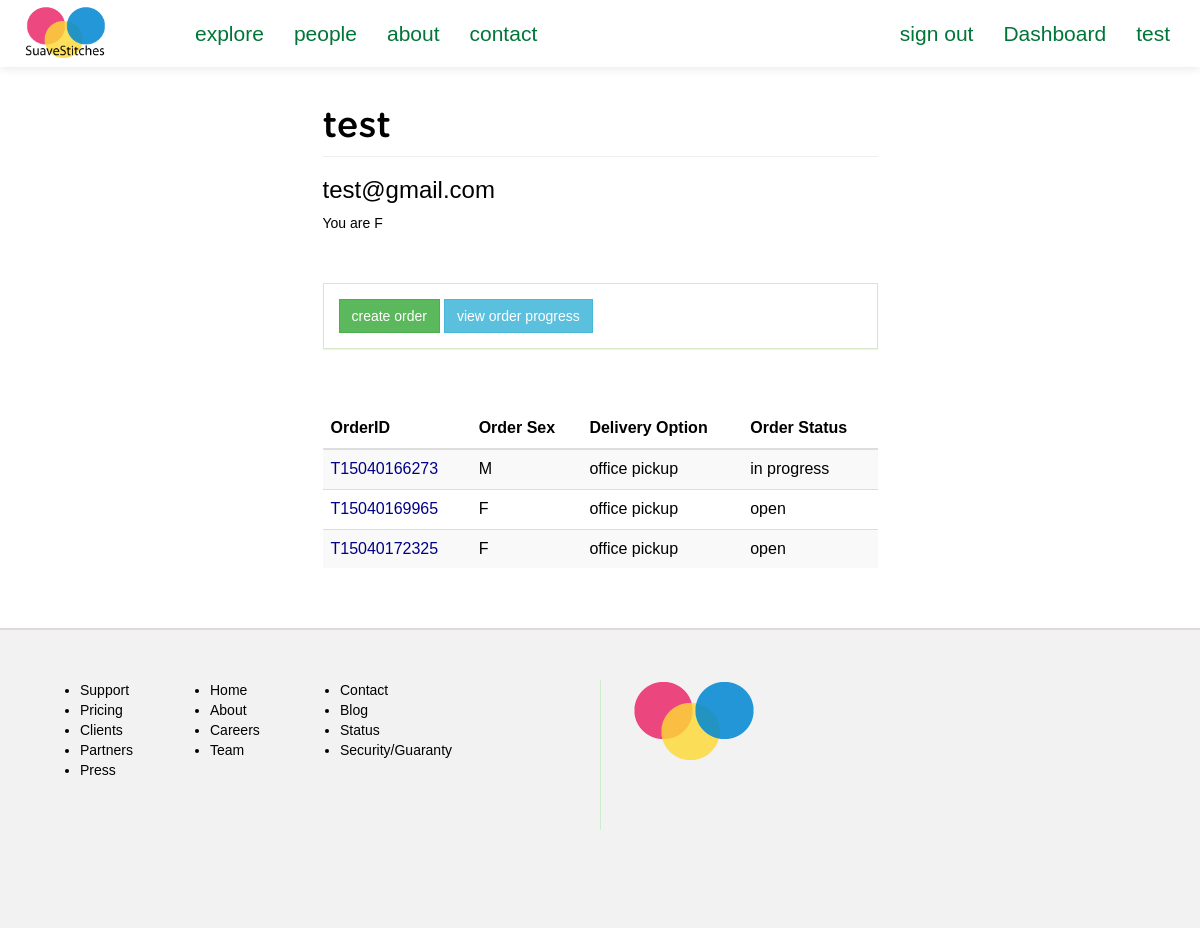
The page /suave/dashboard/ (signed in) on the database its author committed.
### suave/models.py (models this page shows, shortened)
class Client(models.Model):
	FEMALE = 'F'
	MALE = 'M'
	SEX_CHOICE = (
		(FEMALE, 'F'),
		(MALE, 'M'),
	)
	user = models.OneToOneField(User)
	address = models.CharField(max_length=200, null=True)
	preference = models.CharField(max_length=40)
	sex = models.CharField(max_length=2, choices=SEX_CHOICE, default=" ")

class Order(models.Model):
	client = models.ForeignKey(Client, null=True)
	sizetable = models.ForeignKey(SizeTable, null=True)
	tailor = models.ForeignKey(Tailor, null=True)
	fabric = models.CharField(max_length=50, null=True)
	main_order_id = models.CharField(max_length=15, null=True)
	details = models.CharField(max_length=250, null=True) #*
	delivery_option = models.CharField(max_length=100, null=True)
	service_option = models.CharField(max_length=100, null=True)
	sex = models.CharField(max_length=2, default=' ')
	status = models.CharField(max_length=20, default='OPEN') #*
	cost = models.IntegerField(default=0000) # final cost of order
	date = models.DateField(auto_now_add=True)

### suave/views.py (the view)
@login_required
def clientDashboard(request):
	context = {}
	context['title'] = 'SuaveStitches Nigeria'
	client = Client.objects.get(user=request.user)
	if request.session['new_user_check'] == 1:
		context['new_user_check'] = True
		request.session['new_user_check'] = 2
	context['orders'] = Order.objects.filter(client=client)
	return render(request, 'i/client/dashboard.html', context)

### suave/templates/i/client/dashboard.html (shortened to what this page needs)
{% extends "i/layout/base.html" %}
{% block main_section %}
	<div class="col-lg-6 col-lg-offset-3">
		<h1 class="page-header">{{ user.username }}</h1>
		<h3>{{ user.email }}</h3>
		<p>You are {{ user.client.sex }}</p>
		<br><br>
		<div class="dashboard-button-panel panel panel-body panel-success">
			<a href="{% url 'suave:createOrder' %}" class="btn btn-success">create order</a>
			<a href="" class="btn btn-info">view order progress</a>
		</div>
		<br><br>
		{% if orders %}
			<table class="table table-striped table-hover">
				<thead>
					<tr>
						<th>OrderID</th>
						<th>Order Sex</th>
						<th>Delivery Option</th>
						<th>Order Status</th>
					</tr>
				</thead>
				<tbody>
					{% for order in orders %}
					<tr>
						<td style="color:#008"><span>{{ order.main_order_id }}</span></td>
						<td>{{ order.sex }}</td>
						<td>{{ order.delivery_option|lower }}</td>
						<td>{{ order.status|lower }}</td>
					</tr>
					{% endfor %}
				</tbody>
			</table>
		{% endif %}
		<br><br>
	</div>
{% endblock %}

### suave/templates/i/layout/base.html (shortened to what this page needs)
<html>
	<head>
		{% load staticfiles %}
		<link rel="stylesheet" type="text/css" href="{% static 'css/style.css' %}">
		<link rel="stylesheet" type="text/css" href="{% static 'fonts/font-awesome/css/font-awesome.min.css' %}">
	</head>
	{% if tailorPage %}
	<body class="tailorPage-color">
	{% else %}
	<body>
	{% endif %}
	{% if tailorPage %}
		<nav class="navbar navbar-default" role="navigation" style="background:#B2EBF2">
	{% else %}
		<nav class="navbar navbar-default" role="navigation">
	{% endif %}
			<div class="container">
				<div class="row">
					<div class="navbar-header">
						<div id="header">
							<a class="navbar-brand" href="/suave">
								<img src="{% static 'img/my_logo_1.png' %}">
							</a>
						</div>
					</div>
					<div class="collapse navbar-collapse navbar-ex1-collapse">
						<ul class="nav navbar-nav navbar-left">
							<li class=""><a href style="background:#">explore</a></li>
							<li class=""><a href="{% url 'suave:tailorHome' %}">people</a></li>
							<li class=""><a >about</a></li>
							<li class=""><a >contact</a></li>
						</ul>
						<ul class="nav navbar-nav navbar-right">
							{% if user.is_authenticated %}
							<li><a href="{% url 'suave:signout' %}" class="">sign out</a></li>
								{% if user.tailor.rate %}
									<li><a href="{% url 'suave:tailorDashboard' %}" class="">Dashboard</a></li>
								{% else %}
									<li><a href="{% url 'suave:clientDashboard' %}" class="">Dashboard</a></li>
								{% endif %}
							<li><a class="">{{user}}</a></li>
							{% else %}
							<li><a role="button" class="" data-toggle="modal" data-target=".bs-example-modal-sm">sign in</a></li>
							{% endif %}
						</ul>
					</div>
				</div>
			</div>
		</nav>
		<div class="container">
			<div class="row">
					{% block main_section %}
					{% endblock %}
			</div>
		</div>
		<div class="footer">
			<div class="col-lg-6 footer-left">
				<ul class="col-sm-3">
					<li>Support</li>
					<li>Pricing</li>
					<li>Clients</li>
					<li>Partners</li>
					<li>Press</li>
				</ul>
				<ul class="col-sm-3">
					<li>Home</li>
					<li>About</li>
					<li>Careers</li>
					<li>Team</li>
				</ul>
				<ul class="col-sm-3">
					<li>Contact</li>
					<li>Blog</li>
					<li>Status</li>
					<li>Security/Guaranty</li>
				</ul>
			</div>
			<div class="col-lg-6 footer-right">
				<img src="{% static 'img/my_logo.png' %}">
			</div>
		</div>
	</body>
</html>

### suave/static/css/style.css (style rules this page uses)
a { text-decoration: none; }
#header img { width: 65%; }
.navbar { background-repeat: no-repeat; border-bottom: 1px solid #178ACC; box-shadow: 0px 1px 10px rgba(0, 0, 0, 0.1); border-radius: 0px; margin-bottom: 0px; }
.navbar-default { background: #fff; border-color: #fff; }
.navbar-default .navbar-brand, .navbar-default .navbar-brand:hover, .navbar-default .navbar-brand:focus, .navbar-default .navbar-nav > li > a { color: #007538; font-size: 1.5em; }
.navbar-default .navbar-nav > li > a { line-height: 35px; }
.footer { min-height: 300px; background: #f2f2f2; padding: 50px; border-top: 2px #e0dada solid; }
.footer-right { height: 150px; border-left: 1px #cec solid; }
#header { margin: -10px auto auto auto; }
*:not(span) { -webkit-border-radius: 0 !important; -moz-border-radius: 0 !important; -ms-border-radius: 0 !important; border-radius: 0 !important; }
.page-header { font-family: 'GothamRoundedMedium'; }
body { color: #000; font-family: weblysleek, arial; }

### rows shown on the page
Order: main_order_id "T15040166273", sex "M", delivery_option "office pickup", status "in progress"
Order: main_order_id "T15040169965", sex "F", delivery_option "office pickup", status "open"
Order: main_order_id "T15040172325", sex "F", delivery_option "office pickup", status "open"

### other values the page prints
{{ user }} "test"
{{ user.username }} "test"
{{ user.email }} "test@gmail.com"
{{ user.client.sex }} "F"
